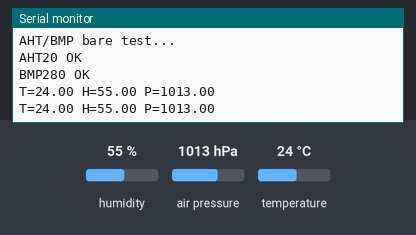
This sketch was run on a simulated Arduino Uno, built with avr-gcc and run on an emulated ATmega328P. Shown: the last lines printed to the serial monitor. Inputs (shaded band) come from the test bench; at power-on: humidity 55 %, air pressure 1013 hPa, temperature 24 °C.

Above: at 1.9 s.
2.0 s: humidity set to 22 %
At 3.1 s:
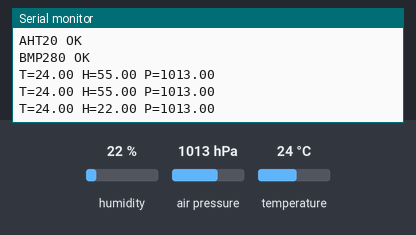
3.5 s: air pressure set to 952 hPa
At 4.8 s:
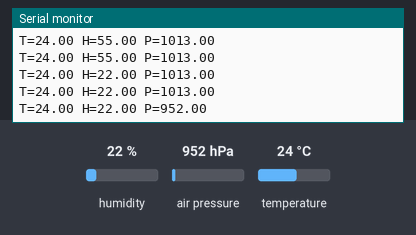
5.0 s: temperature set to 12 °C
At 6.2 s:
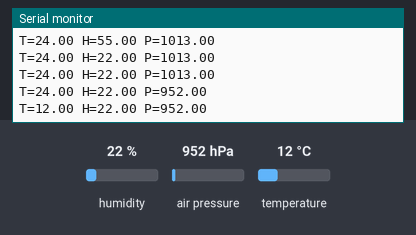

Measured:
- after the input at 2.0 s, the serial monitor: prints a new line after 0.25 s (image 1)
- after the input at 3.5 s, the serial monitor: prints a new line after 0.91 s (image 2)
- after the input at 5.0 s, the serial monitor: prints a new line after 0.50 s (image 3)

The sketch:

11_test_ATH_BMP.ino
```cpp
#include <Arduino.h>
#include <Wire.h>
#include <Adafruit_AHTX0.h>
#include <Adafruit_BMP280.h>

Adafruit_AHTX0 aht;
Adafruit_BMP280 bmp;

void setup() {
  Serial.begin(115200);
  while (!Serial) {}

  Wire.begin();
  Wire.setClock(100000);

  Serial.println("AHT/BMP bare test...");

  if (!aht.begin()) {
    Serial.println("AHT20 not found");
  } else {
    Serial.println("AHT20 OK");
  }

  if (!bmp.begin(0x76) && !bmp.begin(0x77)) {
    Serial.println("BMP280 not found");
  } else {
    Serial.println("BMP280 OK");
  }
}

void loop() {
  sensors_event_t hum, temp;
  if (aht.begin() && aht.getEvent(&hum, &temp)) {
    Serial.print("T="); Serial.print(temp.temperature);
    Serial.print(" H="); Serial.print(hum.relative_humidity);
  } else {
    Serial.print("AHT_ERR");
  }

  if (bmp.begin(0x76) || bmp.begin(0x77)) {
    float p = bmp.readPressure() / 100.0;
    Serial.print(" P="); Serial.print(p);
  } else {
    Serial.print(" BMP_ERR");
  }

  Serial.println();
  delay(1000);
}
```
